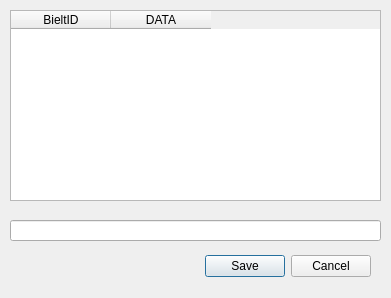
<?xml version="1.0" encoding="UTF-8"?>
<ui version="4.0">
 <class>SaveBilet</class>
 <widget class="QDialog" name="SaveBilet">
  <property name="geometry">
   <rect>
    <x>0</x>
    <y>0</y>
    <width>391</width>
    <height>298</height>
   </rect>
  </property>
  <property name="windowTitle">
   <string>Dialog</string>
  </property>
  <widget class="QDialogButtonBox" name="buttonBox">
   <property name="geometry">
    <rect>
     <x>30</x>
     <y>250</y>
     <width>341</width>
     <height>32</height>
    </rect>
   </property>
   <property name="orientation">
    <enum>Qt::Horizontal</enum>
   </property>
   <property name="standardButtons">
    <set>QDialogButtonBox::Cancel|QDialogButtonBox::Save</set>
   </property>
  </widget>
  <widget class="QLineEdit" name="saveName">
   <property name="geometry">
    <rect>
     <x>10</x>
     <y>220</y>
     <width>371</width>
     <height>21</height>
    </rect>
   </property>
  </widget>
  <widget class="QTableWidget" name="tableWidget">
   <property name="geometry">
    <rect>
     <x>10</x>
     <y>10</y>
     <width>371</width>
     <height>191</height>
    </rect>
   </property>
   <column>
    <property name="text">
     <string>BieltID</string>
    </property>
   </column>
   <column>
    <property name="text">
     <string>DATA</string>
    </property>
   </column>
  </widget>
 </widget>
 <resources/>
 <connections>
  <connection>
   <sender>buttonBox</sender>
   <signal>accepted()</signal>
   <receiver>SaveBilet</receiver>
   <slot>accept()</slot>
   <hints>
    <hint type="sourcelabel">
     <x>248</x>
     <y>254</y>
    </hint>
    <hint type="destinationlabel">
     <x>157</x>
     <y>274</y>
    </hint>
   </hints>
  </connection>
  <connection>
   <sender>buttonBox</sender>
   <signal>rejected()</signal>
   <receiver>SaveBilet</receiver>
   <slot>reject()</slot>
   <hints>
    <hint type="sourcelabel">
     <x>316</x>
     <y>260</y>
    </hint>
    <hint type="destinationlabel">
     <x>286</x>
     <y>274</y>
    </hint>
   </hints>
  </connection>
 </connections>
</ui>
